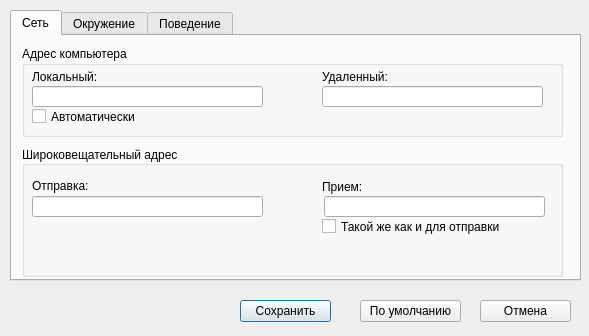
<?xml version="1.0" encoding="UTF-8"?>
<ui version="4.0">
 <class>SettingsDialog</class>
 <widget class="QDialog" name="SettingsDialog">
  <property name="geometry">
   <rect>
    <x>0</x>
    <y>0</y>
    <width>589</width>
    <height>336</height>
   </rect>
  </property>
  <property name="sizePolicy">
   <sizepolicy hsizetype="Fixed" vsizetype="Fixed">
    <horstretch>0</horstretch>
    <verstretch>0</verstretch>
   </sizepolicy>
  </property>
  <property name="windowTitle">
   <string>Настройки</string>
  </property>
  <widget class="QTabWidget" name="tabWidget">
   <property name="geometry">
    <rect>
     <x>10</x>
     <y>10</y>
     <width>571</width>
     <height>271</height>
    </rect>
   </property>
   <property name="currentIndex">
    <number>0</number>
   </property>
   <property name="tabsClosable">
    <bool>false</bool>
   </property>
   <property name="movable">
    <bool>false</bool>
   </property>
   <widget class="QWidget" name="Network">
    <property name="enabled">
     <bool>true</bool>
    </property>
    <attribute name="title">
     <string>Сеть</string>
    </attribute>
    <widget class="QGroupBox" name="groupBox">
     <property name="geometry">
      <rect>
       <x>10</x>
       <y>10</y>
       <width>541</width>
       <height>91</height>
      </rect>
     </property>
     <property name="title">
      <string>Адрес компьютера</string>
     </property>
     <property name="flat">
      <bool>false</bool>
     </property>
     <widget class="QLabel" name="label">
      <property name="geometry">
       <rect>
        <x>10</x>
        <y>20</y>
        <width>91</width>
        <height>21</height>
       </rect>
      </property>
      <property name="text">
       <string>Локальный:</string>
      </property>
     </widget>
     <widget class="QLabel" name="label_2">
      <property name="geometry">
       <rect>
        <x>300</x>
        <y>20</y>
        <width>211</width>
        <height>21</height>
       </rect>
      </property>
      <property name="text">
       <string>Удаленный:</string>
      </property>
     </widget>
     <widget class="QLineEdit" name="host">
      <property name="enabled">
       <bool>true</bool>
      </property>
      <property name="geometry">
       <rect>
        <x>10</x>
        <y>40</y>
        <width>231</width>
        <height>21</height>
       </rect>
      </property>
      <property name="inputMask">
       <string notr="true"/>
      </property>
      <property name="text">
       <string/>
      </property>
     </widget>
     <widget class="QLineEdit" name="rhost">
      <property name="geometry">
       <rect>
        <x>300</x>
        <y>40</y>
        <width>221</width>
        <height>21</height>
       </rect>
      </property>
      <property name="inputMask">
       <string notr="true"/>
      </property>
     </widget>
     <widget class="QCheckBox" name="autohost">
      <property name="geometry">
       <rect>
        <x>10</x>
        <y>60</y>
        <width>131</width>
        <height>21</height>
       </rect>
      </property>
      <property name="text">
       <string>Автоматически</string>
      </property>
      <property name="tristate">
       <bool>false</bool>
      </property>
     </widget>
    </widget>
    <widget class="QGroupBox" name="groupBox_2">
     <property name="geometry">
      <rect>
       <x>10</x>
       <y>110</y>
       <width>541</width>
       <height>131</height>
      </rect>
     </property>
     <property name="title">
      <string>Широковещательный адрес</string>
     </property>
     <property name="alignment">
      <set>Qt::AlignLeading|Qt::AlignLeft|Qt::AlignVCenter</set>
     </property>
     <property name="flat">
      <bool>false</bool>
     </property>
     <property name="checkable">
      <bool>false</bool>
     </property>
     <widget class="QLabel" name="label_3">
      <property name="geometry">
       <rect>
        <x>300</x>
        <y>30</y>
        <width>61</width>
        <height>21</height>
       </rect>
      </property>
      <property name="text">
       <string>Прием:</string>
      </property>
     </widget>
     <widget class="QLabel" name="label_4">
      <property name="geometry">
       <rect>
        <x>10</x>
        <y>30</y>
        <width>71</width>
        <height>20</height>
       </rect>
      </property>
      <property name="text">
       <string>Отправка:</string>
      </property>
     </widget>
     <widget class="QLineEdit" name="bcast">
      <property name="geometry">
       <rect>
        <x>10</x>
        <y>50</y>
        <width>231</width>
        <height>21</height>
       </rect>
      </property>
      <property name="inputMask">
       <string notr="true"/>
      </property>
     </widget>
     <widget class="QLineEdit" name="lbcast">
      <property name="geometry">
       <rect>
        <x>302</x>
        <y>50</y>
        <width>221</width>
        <height>21</height>
       </rect>
      </property>
      <property name="inputMask">
       <string notr="true"/>
      </property>
     </widget>
     <widget class="QCheckBox" name="lbcastsame">
      <property name="geometry">
       <rect>
        <x>300</x>
        <y>70</y>
        <width>211</width>
        <height>21</height>
       </rect>
      </property>
      <property name="text">
       <string>Такой же как и для отправки</string>
      </property>
     </widget>
    </widget>
   </widget>
   <widget class="QWidget" name="Environment">
    <attribute name="title">
     <string>Окружение</string>
    </attribute>
    <widget class="QGroupBox" name="groupBox_3">
     <property name="geometry">
      <rect>
       <x>10</x>
       <y>10</y>
       <width>551</width>
       <height>101</height>
      </rect>
     </property>
     <property name="title">
      <string>Gaussian</string>
     </property>
     <property name="flat">
      <bool>false</bool>
     </property>
     <widget class="QLabel" name="label_5">
      <property name="geometry">
       <rect>
        <x>10</x>
        <y>20</y>
        <width>61</width>
        <height>21</height>
       </rect>
      </property>
      <property name="text">
       <string>Команда:</string>
      </property>
     </widget>
     <widget class="QLineEdit" name="gcom">
      <property name="geometry">
       <rect>
        <x>130</x>
        <y>20</y>
        <width>371</width>
        <height>21</height>
       </rect>
      </property>
     </widget>
     <widget class="QToolButton" name="gcomch">
      <property name="geometry">
       <rect>
        <x>510</x>
        <y>20</y>
        <width>30</width>
        <height>22</height>
       </rect>
      </property>
      <property name="text">
       <string>...</string>
      </property>
     </widget>
     <widget class="QLabel" name="label_8">
      <property name="geometry">
       <rect>
        <x>10</x>
        <y>50</y>
        <width>111</width>
        <height>21</height>
       </rect>
      </property>
      <property name="text">
       <string>Временная папка:</string>
      </property>
     </widget>
     <widget class="QLineEdit" name="gtmp">
      <property name="geometry">
       <rect>
        <x>130</x>
        <y>50</y>
        <width>371</width>
        <height>21</height>
       </rect>
      </property>
     </widget>
     <widget class="QToolButton" name="gtmpch">
      <property name="geometry">
       <rect>
        <x>510</x>
        <y>50</y>
        <width>30</width>
        <height>22</height>
       </rect>
      </property>
      <property name="text">
       <string>...</string>
      </property>
     </widget>
    </widget>
    <widget class="QGroupBox" name="groupBox_4">
     <property name="geometry">
      <rect>
       <x>10</x>
       <y>120</y>
       <width>551</width>
       <height>51</height>
      </rect>
     </property>
     <property name="title">
      <string>Визуализатор</string>
     </property>
     <property name="flat">
      <bool>false</bool>
     </property>
     <widget class="QLabel" name="label_6">
      <property name="geometry">
       <rect>
        <x>10</x>
        <y>20</y>
        <width>71</width>
        <height>21</height>
       </rect>
      </property>
      <property name="text">
       <string>Команда:</string>
      </property>
     </widget>
     <widget class="QLineEdit" name="viscom">
      <property name="geometry">
       <rect>
        <x>130</x>
        <y>20</y>
        <width>371</width>
        <height>21</height>
       </rect>
      </property>
     </widget>
     <widget class="QToolButton" name="viscomch">
      <property name="geometry">
       <rect>
        <x>510</x>
        <y>20</y>
        <width>30</width>
        <height>22</height>
       </rect>
      </property>
      <property name="text">
       <string>...</string>
      </property>
     </widget>
    </widget>
    <widget class="QGroupBox" name="groupBox_5">
     <property name="geometry">
      <rect>
       <x>10</x>
       <y>180</y>
       <width>551</width>
       <height>61</height>
      </rect>
     </property>
     <property name="title">
      <string>Текстовый редактор</string>
     </property>
     <property name="flat">
      <bool>false</bool>
     </property>
     <widget class="QLabel" name="label_7">
      <property name="geometry">
       <rect>
        <x>10</x>
        <y>20</y>
        <width>61</width>
        <height>21</height>
       </rect>
      </property>
      <property name="text">
       <string>Команда:</string>
      </property>
     </widget>
     <widget class="QLineEdit" name="textcom">
      <property name="geometry">
       <rect>
        <x>130</x>
        <y>20</y>
        <width>371</width>
        <height>21</height>
       </rect>
      </property>
     </widget>
     <widget class="QToolButton" name="textcomch">
      <property name="geometry">
       <rect>
        <x>510</x>
        <y>20</y>
        <width>30</width>
        <height>22</height>
       </rect>
      </property>
      <property name="text">
       <string>...</string>
      </property>
     </widget>
    </widget>
   </widget>
   <widget class="QWidget" name="Behaviour">
    <attribute name="title">
     <string>Поведение</string>
    </attribute>
    <widget class="QGroupBox" name="groupBox_6">
     <property name="geometry">
      <rect>
       <x>10</x>
       <y>10</y>
       <width>541</width>
       <height>80</height>
      </rect>
     </property>
     <property name="title">
      <string>Удаленная отправка задач (требуется перезапуск):</string>
     </property>
     <widget class="QCheckBox" name="servermode">
      <property name="geometry">
       <rect>
        <x>10</x>
        <y>30</y>
        <width>131</width>
        <height>21</height>
       </rect>
      </property>
      <property name="text">
       <string>Режим сервера</string>
      </property>
     </widget>
     <widget class="QCheckBox" name="clientmode">
      <property name="geometry">
       <rect>
        <x>280</x>
        <y>30</y>
        <width>141</width>
        <height>21</height>
       </rect>
      </property>
      <property name="text">
       <string>Режим клиента</string>
      </property>
     </widget>
    </widget>
   </widget>
  </widget>
  <widget class="QPushButton" name="Save">
   <property name="geometry">
    <rect>
     <x>240</x>
     <y>300</y>
     <width>91</width>
     <height>22</height>
    </rect>
   </property>
   <property name="text">
    <string>Сохранить</string>
   </property>
  </widget>
  <widget class="QPushButton" name="Cancel">
   <property name="geometry">
    <rect>
     <x>480</x>
     <y>300</y>
     <width>91</width>
     <height>22</height>
    </rect>
   </property>
   <property name="text">
    <string>Отмена</string>
   </property>
  </widget>
  <widget class="QPushButton" name="Default">
   <property name="geometry">
    <rect>
     <x>360</x>
     <y>300</y>
     <width>101</width>
     <height>22</height>
    </rect>
   </property>
   <property name="text">
    <string>По умолчанию</string>
   </property>
  </widget>
 </widget>
 <resources/>
 <connections>
  <connection>
   <sender>Cancel</sender>
   <signal>clicked()</signal>
   <receiver>SettingsDialog</receiver>
   <slot>close()</slot>
   <hints>
    <hint type="sourcelabel">
     <x>525</x>
     <y>310</y>
    </hint>
    <hint type="destinationlabel">
     <x>294</x>
     <y>167</y>
    </hint>
   </hints>
  </connection>
 </connections>
</ui>
